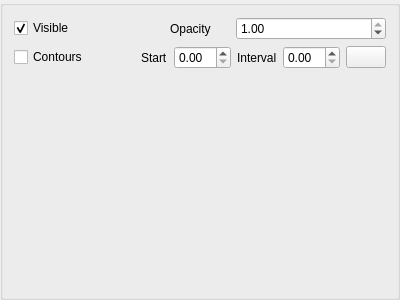
<?xml version="1.0" encoding="UTF-8"?>
<ui version="4.0">
 <class>GeoDataMeshPanel</class>
 <widget class="pqCollapsedGroup" name="GeoDataMeshPanel">
  <property name="geometry">
   <rect>
    <x>0</x>
    <y>0</y>
    <width>400</width>
    <height>300</height>
   </rect>
  </property>
  <property name="windowTitle">
   <string>Form</string>
  </property>
  <layout class="QVBoxLayout" name="verticalLayout">
   <item>
    <layout class="QHBoxLayout" name="horizontalLayout_5">
     <item>
      <widget class="QCheckBox" name="visibleCheck">
       <property name="text">
        <string>Visible</string>
       </property>
       <property name="checked">
        <bool>true</bool>
       </property>
      </widget>
     </item>
     <item>
      <widget class="QLabel" name="Opacity">
       <property name="minimumSize">
        <size>
         <width>60</width>
         <height>0</height>
        </size>
       </property>
       <property name="maximumSize">
        <size>
         <width>60</width>
         <height>16777215</height>
        </size>
       </property>
       <property name="text">
        <string>Opacity</string>
       </property>
      </widget>
     </item>
     <item>
      <widget class="QDoubleSpinBox" name="opacityBox">
       <property name="maximum">
        <double>1.000000000000000</double>
       </property>
       <property name="singleStep">
        <double>0.100000000000000</double>
       </property>
       <property name="value">
        <double>1.000000000000000</double>
       </property>
      </widget>
     </item>
    </layout>
   </item>
   <item>
    <layout class="QHBoxLayout" name="horizontalLayout">
     <item>
      <widget class="QCheckBox" name="contourCheck">
       <property name="text">
        <string>Contours</string>
       </property>
      </widget>
     </item>
     <item>
      <spacer name="horizontalSpacer">
       <property name="orientation">
        <enum>Qt::Horizontal</enum>
       </property>
       <property name="sizeHint" stdset="0">
        <size>
         <width>40</width>
         <height>20</height>
        </size>
       </property>
      </spacer>
     </item>
     <item>
      <widget class="QLabel" name="label">
       <property name="text">
        <string>Start</string>
       </property>
      </widget>
     </item>
     <item>
      <widget class="QDoubleSpinBox" name="contourStartBox"/>
     </item>
     <item>
      <widget class="QLabel" name="label_2">
       <property name="text">
        <string>Interval</string>
       </property>
      </widget>
     </item>
     <item>
      <widget class="QDoubleSpinBox" name="contourIntervalBox"/>
     </item>
     <item>
      <widget class="QPushButton" name="refreshButton">
       <property name="text">
        <string/>
       </property>
       <property name="icon">
        <iconset resource="../resources/resources.qrc">
         <normaloff>:/icons/refresh.png</normaloff>:/icons/refresh.png</iconset>
       </property>
      </widget>
     </item>
    </layout>
   </item>
   <item>
    <spacer name="verticalSpacer">
     <property name="orientation">
      <enum>Qt::Vertical</enum>
     </property>
     <property name="sizeHint" stdset="0">
      <size>
       <width>20</width>
       <height>40</height>
      </size>
     </property>
    </spacer>
   </item>
  </layout>
 </widget>
 <customwidgets>
  <customwidget>
   <class>pqCollapsedGroup</class>
   <extends>QGroupBox</extends>
   <header>pqCollapsedGroup.h</header>
   <container>1</container>
  </customwidget>
 </customwidgets>
 <resources>
  <include location="../resources/resources.qrc"/>
 </resources>
 <connections/>
</ui>
